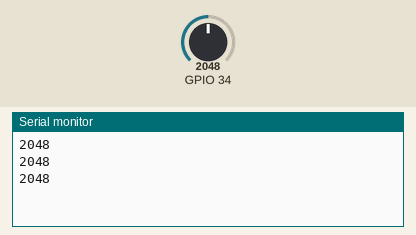
A sketch run on a simulated ESP32. Shown: the last lines printed to the serial monitor. The test bench sets the inputs (shaded band); at power-on: GPIO 34 = 2048.

Above: at 1.3 s.
1.4 s: GPIO 34 set to 2866
At 1.9 s:
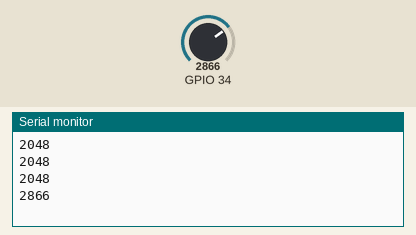
2.9 s: GPIO 34 set to 3603
At 3.4 s:
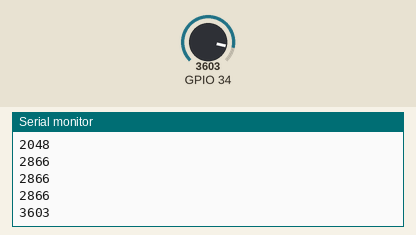
Timing chart, 0 to 5.9 s (numbered marks = the images above; inputs shaded):
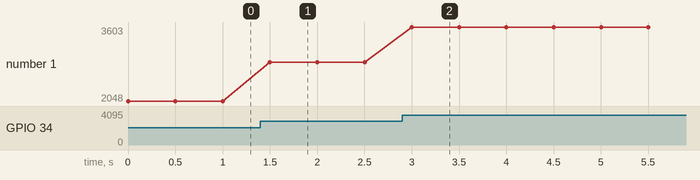

Measured:
- after the input at 1.4 s, the serial monitor: prints a new line after 0.10 s (image 1)
- after the input at 2.9 s, the serial monitor: prints a new line after 0.10 s (image 2)
- plotted number 1: 2048 → 2866 after the input at 1.4 s, 2866 → 3603 after the input at 2.9 s

The sketch:

Arduino_MQ135.ino
```cpp
void setup() {
  // put your setup code here, to run once:
  pinMode(34, INPUT);
  Serial.begin(115200);
}

void loop() {
  // put your main code here, to run repeatedly:
  int a = analogRead(34);
  Serial.println(a);
  delay(500);
}
```
